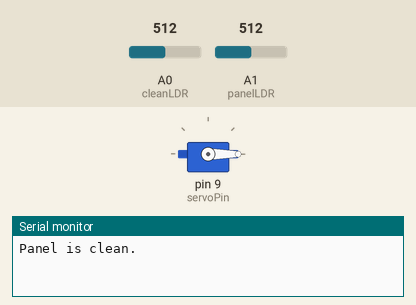
Simulated run of this sketch. Board: Arduino Uno, built with avr-gcc and run on an emulated ATmega328P. Shown: servo, the last lines printed to the serial monitor. The inputs (shaded band) are chosen by the test bench; at power-on: A0 (cleanLDR) = 512, A1 (panelLDR) = 512.

Above: at 3.2 s.
3.3 s: A0 (cleanLDR) set to 527
At 4.46 s:
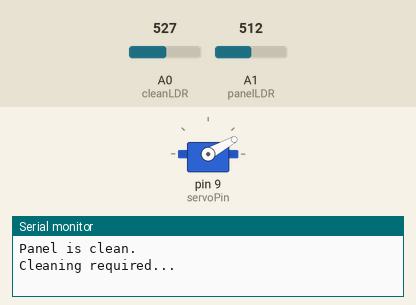
At 5.07 s:
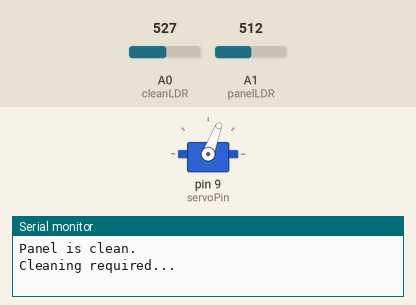
10.3 s: A1 (panelLDR) set to 489
At 12.22 s:
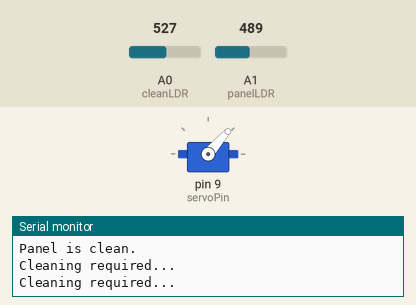
Timing chart, 0 to 18.4 s (numbered marks = the images above; inputs shaded):
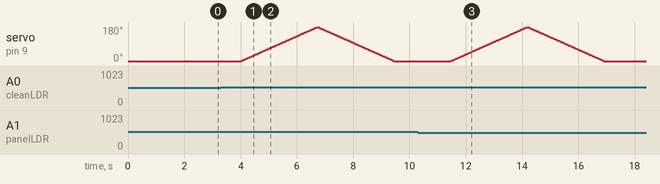

Measured:
- the behaviour switches between 517 and 518 on A0 (cleanLDR) (found by bisection; images 0 and 1)
- the behaviour switches between 506 and 505 on A1 (panelLDR) (found by bisection; images 2 and 3)
- after the input at 3.3 s, servo on pin 9 (servoPin): rises from 0° to 180° in 2.7 s, then falls to 0° in 2.7 s

The sketch:

ARDUINO_CODE1.ino
```cpp
#include <Servo.h>

Servo sg90;
int cleanLDR = A0;
int panelLDR = A1;
int errorMargin = 5;
int servoPin = 9;
int cleaningStart = 0;
int cleaningEnd = 180;
int cleaningSpeed = 15;

void setup() {
  sg90.attach(servoPin);
  pinMode(cleanLDR, INPUT);
  pinMode(panelLDR, INPUT);
  sg90.write(cleaningStart);
  delay(2000);
  Serial.begin(9600);
}

void loop() {
  int cleanIntensity = analogRead(cleanLDR);
  int panelIntensity = analogRead(panelLDR);
  int intensityDifference = cleanIntensity - panelIntensity;

  if (intensityDifference > errorMargin) {
    Serial.println("Cleaning required...");
    startCleaning();
  } else {
    Serial.println("Panel is clean.");
  }

  delay(2000);
}

void startCleaning() {
  for (int pos = cleaningStart; pos <= cleaningEnd; pos++) {
    sg90.write(pos);
    delay(cleaningSpeed);
  }
  for (int pos = cleaningEnd; pos >= cleaningStart; pos--) {
    sg90.write(pos);
    delay(cleaningSpeed);
  }
}
```
